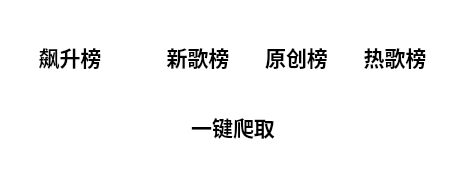
<?xml version="1.0" encoding="UTF-8"?>
<ui version="4.0">
 <class>MainWindow</class>
 <widget class="QMainWindow" name="MainWindow">
  <property name="enabled">
   <bool>true</bool>
  </property>
  <property name="geometry">
   <rect>
    <x>0</x>
    <y>0</y>
    <width>465</width>
    <height>184</height>
   </rect>
  </property>
  <property name="sizePolicy">
   <sizepolicy hsizetype="Ignored" vsizetype="Ignored">
    <horstretch>0</horstretch>
    <verstretch>0</verstretch>
   </sizepolicy>
  </property>
  <property name="minimumSize">
   <size>
    <width>465</width>
    <height>184</height>
   </size>
  </property>
  <property name="maximumSize">
   <size>
    <width>465</width>
    <height>184</height>
   </size>
  </property>
  <property name="font">
   <font>
    <weight>75</weight>
    <bold>true</bold>
   </font>
  </property>
  <property name="focusPolicy">
   <enum>Qt::StrongFocus</enum>
  </property>
  <property name="windowTitle">
   <string>网易云音乐歌曲爬虫</string>
  </property>
  <property name="styleSheet">
   <string notr="true">background:rgb(255, 255, 255)</string>
  </property>
  <property name="animated">
   <bool>true</bool>
  </property>
  <widget class="QWidget" name="centralwidget">
   <layout class="QVBoxLayout" name="verticalLayout">
    <item>
     <layout class="QHBoxLayout" name="horizontalLayout">
      <item>
       <widget class="QPushButton" name="up_quick">
        <property name="font">
         <font>
          <family>AcadEref</family>
          <pointsize>16</pointsize>
          <weight>75</weight>
          <italic>false</italic>
          <bold>true</bold>
         </font>
        </property>
        <property name="cursor">
         <cursorShape>PointingHandCursor</cursorShape>
        </property>
        <property name="focusPolicy">
         <enum>Qt::ClickFocus</enum>
        </property>
        <property name="styleSheet">
         <string notr="true">border:none;</string>
        </property>
        <property name="text">
         <string>飙升榜</string>
        </property>
       </widget>
      </item>
      <item>
       <widget class="QPushButton" name="new_song">
        <property name="font">
         <font>
          <family>AcadEref</family>
          <pointsize>16</pointsize>
          <weight>75</weight>
          <bold>true</bold>
         </font>
        </property>
        <property name="cursor">
         <cursorShape>PointingHandCursor</cursorShape>
        </property>
        <property name="focusPolicy">
         <enum>Qt::ClickFocus</enum>
        </property>
        <property name="styleSheet">
         <string notr="true">border:none;</string>
        </property>
        <property name="text">
         <string>新歌榜</string>
        </property>
       </widget>
      </item>
      <item>
       <widget class="QPushButton" name="original">
        <property name="sizePolicy">
         <sizepolicy hsizetype="Fixed" vsizetype="Fixed">
          <horstretch>0</horstretch>
          <verstretch>0</verstretch>
         </sizepolicy>
        </property>
        <property name="font">
         <font>
          <family>AcadEref</family>
          <pointsize>16</pointsize>
          <weight>75</weight>
          <bold>true</bold>
         </font>
        </property>
        <property name="cursor">
         <cursorShape>PointingHandCursor</cursorShape>
        </property>
        <property name="focusPolicy">
         <enum>Qt::ClickFocus</enum>
        </property>
        <property name="styleSheet">
         <string notr="true">border:none;</string>
        </property>
        <property name="text">
         <string>原创榜</string>
        </property>
       </widget>
      </item>
      <item>
       <widget class="QPushButton" name="hot_song">
        <property name="font">
         <font>
          <family>AcadEref</family>
          <pointsize>16</pointsize>
          <weight>75</weight>
          <bold>true</bold>
         </font>
        </property>
        <property name="cursor">
         <cursorShape>PointingHandCursor</cursorShape>
        </property>
        <property name="focusPolicy">
         <enum>Qt::ClickFocus</enum>
        </property>
        <property name="styleSheet">
         <string notr="true">border:none;</string>
        </property>
        <property name="text">
         <string>热歌榜</string>
        </property>
       </widget>
      </item>
     </layout>
    </item>
    <item>
     <layout class="QHBoxLayout" name="horizontalLayout_2">
      <item>
       <spacer name="horizontalSpacer">
        <property name="orientation">
         <enum>Qt::Horizontal</enum>
        </property>
        <property name="sizeHint" stdset="0">
         <size>
          <width>40</width>
          <height>20</height>
         </size>
        </property>
       </spacer>
      </item>
      <item>
       <widget class="QPushButton" name="all_list">
        <property name="font">
         <font>
          <family>AcadEref</family>
          <pointsize>16</pointsize>
          <weight>75</weight>
          <bold>true</bold>
         </font>
        </property>
        <property name="cursor">
         <cursorShape>PointingHandCursor</cursorShape>
        </property>
        <property name="focusPolicy">
         <enum>Qt::ClickFocus</enum>
        </property>
        <property name="styleSheet">
         <string notr="true">border:none;</string>
        </property>
        <property name="text">
         <string>一键爬取</string>
        </property>
       </widget>
      </item>
      <item>
       <spacer name="horizontalSpacer_2">
        <property name="orientation">
         <enum>Qt::Horizontal</enum>
        </property>
        <property name="sizeHint" stdset="0">
         <size>
          <width>40</width>
          <height>20</height>
         </size>
        </property>
       </spacer>
      </item>
     </layout>
    </item>
   </layout>
  </widget>
 </widget>
 <resources/>
 <connections/>
</ui>
